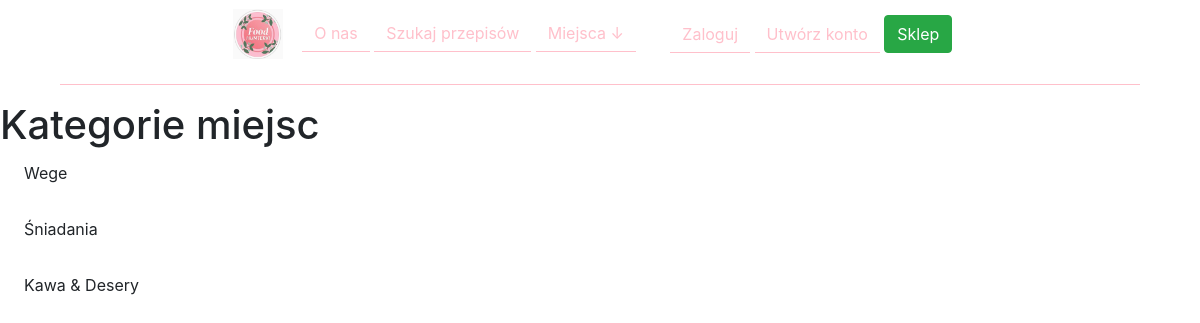
The app's page /home/category-list/ with its own data.
### fhblog/models.py (models this page shows, shortened)
class Categories(models.Model):
    cat_name = models.CharField(max_length=100)
    def __str__(self):
        return self.cat_name

### fhblog/views.py (the view)
# urls.py: path('category-list/', CategoryListView, name="category-list"),
def CategoryListView(request):
    cat_list = Categories.objects.all()
    return render(request, 'fhblog/category_list.html', {'cat_list':cat_list})

### fhblog/templates/fhblog/category_list.html (shortened to what this page needs)
{% include "fhblog/base.html" %}
{% block content %}
    <h1>Kategorie miejsc</h1>
    {% for item in cat_list %}
        <a class="dropdown-item" href="{% url 'category' item|slugify %}">{{item}}</a><br/>
    {% endfor %}
{% endblock content %}

### records on screen
Categories: cat_name "Wege"
Categories: cat_name "Śniadania"
Categories: cat_name "Kawa & Desery"
